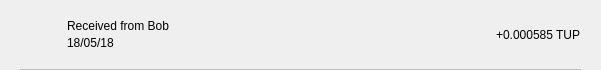
<?xml version="1.0" encoding="UTF-8"?>
<ui version="4.0">
 <class>TxRow</class>
 <widget class="QWidget" name="TxRow">
  <property name="geometry">
   <rect>
    <x>0</x>
    <y>0</y>
    <width>601</width>
    <height>70</height>
   </rect>
  </property>
  <property name="minimumSize">
   <size>
    <width>0</width>
    <height>40</height>
   </size>
  </property>
  <property name="windowTitle">
   <string>Form</string>
  </property>
  <layout class="QVBoxLayout" name="verticalLayout_3">
   <property name="spacing">
    <number>0</number>
   </property>
   <property name="leftMargin">
    <number>0</number>
   </property>
   <property name="topMargin">
    <number>0</number>
   </property>
   <property name="rightMargin">
    <number>0</number>
   </property>
   <property name="bottomMargin">
    <number>0</number>
   </property>
   <item>
    <widget class="QWidget" name="rowContainer" native="true">
     <layout class="QVBoxLayout" name="verticalLayout_2">
      <property name="spacing">
       <number>9</number>
      </property>
      <property name="leftMargin">
       <number>20</number>
      </property>
      <property name="topMargin">
       <number>9</number>
      </property>
      <property name="rightMargin">
       <number>20</number>
      </property>
      <property name="bottomMargin">
       <number>0</number>
      </property>
      <item>
       <widget class="QFrame" name="frame">
        <property name="styleSheet">
         <string notr="true">border:none;</string>
        </property>
        <property name="frameShape">
         <enum>QFrame::StyledPanel</enum>
        </property>
        <property name="frameShadow">
         <enum>QFrame::Raised</enum>
        </property>
        <layout class="QHBoxLayout" name="horizontalLayout" stretch="0,2,0">
         <property name="leftMargin">
          <number>0</number>
         </property>
         <property name="topMargin">
          <number>0</number>
         </property>
         <property name="rightMargin">
          <number>0</number>
         </property>
         <property name="bottomMargin">
          <number>0</number>
         </property>
         <item>
          <widget class="QPushButton" name="icon">
           <property name="focusPolicy">
            <enum>Qt::NoFocus</enum>
           </property>
           <property name="styleSheet">
            <string notr="true">border:none;</string>
           </property>
           <property name="text">
            <string/>
           </property>
           <property name="iconSize">
            <size>
             <width>28</width>
             <height>28</height>
            </size>
           </property>
          </widget>
         </item>
         <item>
          <layout class="QVBoxLayout" name="verticalLayout">
           <property name="spacing">
            <number>3</number>
           </property>
           <property name="leftMargin">
            <number>9</number>
           </property>
           <item>
            <widget class="QLabel" name="lblAddress">
             <property name="styleSheet">
              <string notr="true"/>
             </property>
             <property name="text">
              <string>Received from Bob</string>
             </property>
             <property name="alignment">
              <set>Qt::AlignBottom|Qt::AlignLeading|Qt::AlignLeft</set>
             </property>
            </widget>
           </item>
           <item>
            <widget class="QLabel" name="lblDate">
             <property name="styleSheet">
              <string notr="true"/>
             </property>
             <property name="text">
              <string>18/05/18</string>
             </property>
             <property name="alignment">
              <set>Qt::AlignLeading|Qt::AlignLeft|Qt::AlignTop</set>
             </property>
            </widget>
           </item>
          </layout>
         </item>
         <item>
          <widget class="QLabel" name="lblAmount">
           <property name="styleSheet">
            <string notr="true"/>
           </property>
           <property name="text">
            <string>+0.000585 TUP</string>
           </property>
          </widget>
         </item>
        </layout>
       </widget>
      </item>
      <item>
       <widget class="QLabel" name="lblDivisory">
        <property name="minimumSize">
         <size>
          <width>0</width>
          <height>1</height>
         </size>
        </property>
        <property name="maximumSize">
         <size>
          <width>16777215</width>
          <height>1</height>
         </size>
        </property>
        <property name="styleSheet">
         <string notr="true">background-color:#bababa;</string>
        </property>
        <property name="text">
         <string/>
        </property>
        <property name="alignment">
         <set>Qt::AlignBottom|Qt::AlignLeading|Qt::AlignLeft</set>
        </property>
       </widget>
      </item>
     </layout>
    </widget>
   </item>
  </layout>
 </widget>
 <resources/>
 <connections/>
</ui>
